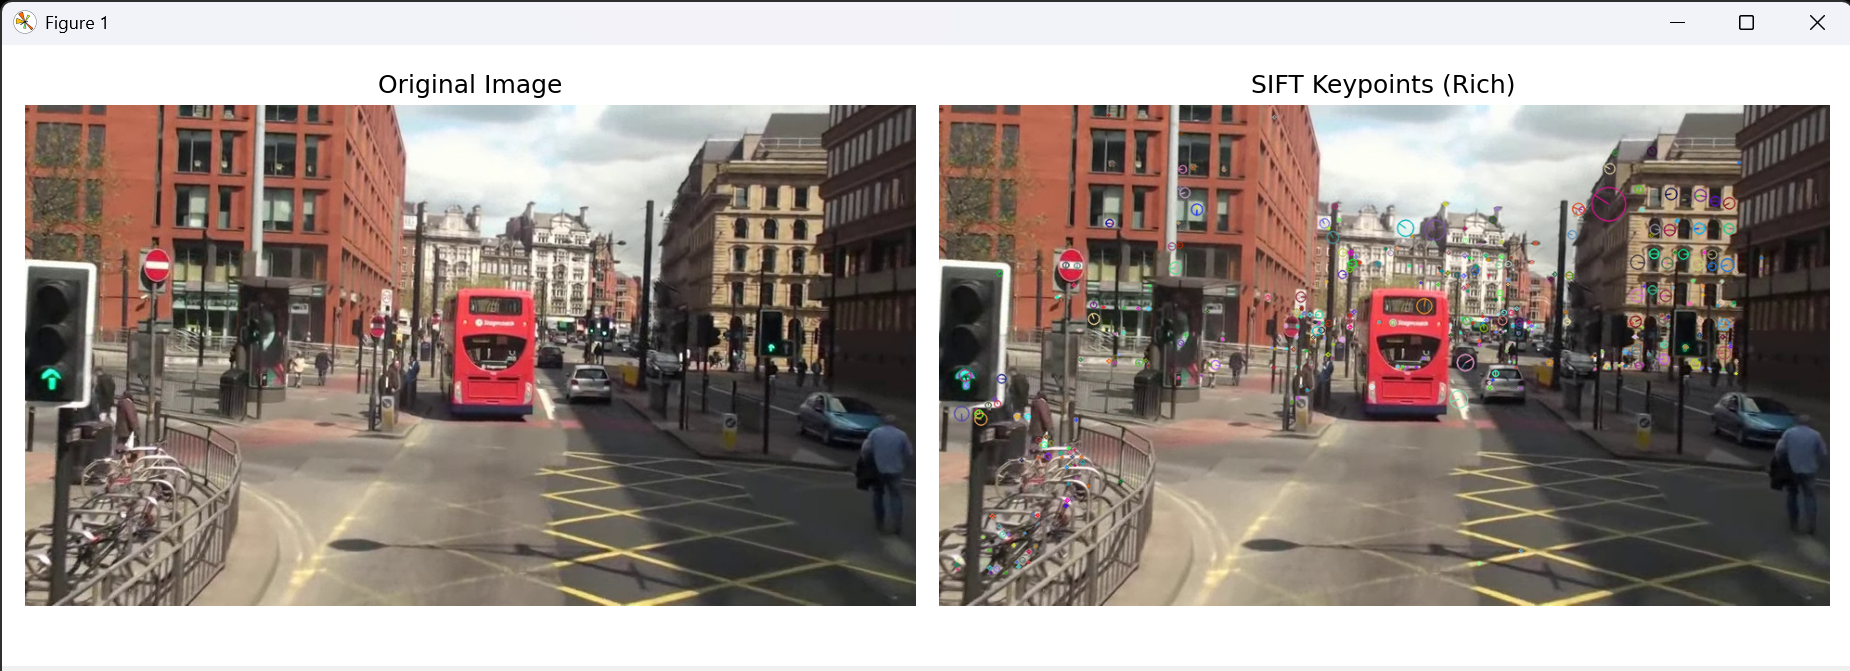

This figure's Python source:
import cv2 # 컴퓨터 비전 처리를 위한 OpenCV 라이브러리를 임포트합니다.
import matplotlib.pyplot as plt # 결과 이미지 시각화를 위해 matplotlib을 임포트합니다. 

# 1. 이미지 로드 및 전처리
# 원본 이미지를 BGR 포맷으로 읽어옵니다. (mot_color70.jpg 사용) 
img = cv2.imread('mot_color70.jpg')

# 이미지가 정상적으로 로드되었는지 확인합니다.
if img is None:
    print("Error: mot_color70.jpg 파일을 찾을 수 없습니다.") # 에러 메시지를 출력합니다.
    exit() # 프로그램 종료

# matplotlib 출력을 위해 BGR 색상 공간을 RGB 공간으로 변환합니다.
img_rgb = cv2.cvtColor(img, cv2.COLOR_BGR2RGB)
# 특징점 검출의 효율성을 위해 그레이스케일 이미지로 변환합니다.
gray = cv2.cvtColor(img, cv2.COLOR_BGR2GRAY)

# 2. SIFT 특징점 검출
# cv.SIFT_create()를 사용하여 SIFT 객체를 생성합니다.  
# 특징점이 너무 많아지는 것을 방지하기 위해 nfeatures 값을 조정하여 최대 500개로 제한합니다. 
sift = cv2.SIFT_create(nfeatures=500)

# detectAndCompute()를 사용하여 그레이스케일 이미지에서 SIFT 특징점(keypoints)과 디스크립터(descriptors)를 검출합니다. 
keypoints, descriptors = sift.detectAndCompute(gray, None)

# 3. 특징점 시각화
# cv.drawKeypoints()를 사용하여 특징점을 이미지에 시각화합니다. 
# flags=cv.DRAW_MATCHES_FLAGS_DRAW_RICH_KEYPOINTS를 설정하여 특징점의 방향과 크기(스케일)를 표시합니다. 
img_with_keypoints = cv2.drawKeypoints(img_rgb, keypoints, None, flags=cv2.DRAW_MATCHES_FLAGS_DRAW_RICH_KEYPOINTS)

# 4. 결과 출력
# matplotlib을 이용하여 원본 이미지와 특징점이 시각화된 이미지를 나란히 출력하기 위한 Figure를 생성합니다. 
fig, axes = plt.subplots(1, 2, figsize=(12, 6))

# 첫 번째 서브플롯에 원본 RGB 이미지를 출력합니다.
axes[0].imshow(img_rgb)
axes[0].set_title('Original Image') # 첫 번째 이미지의 제목을 설정합니다.
axes[0].axis('off') # 축 눈금을 숨깁니다.

# 두 번째 서브플롯에 특징점이 그려진 이미지를 출력합니다.
axes[1].imshow(img_with_keypoints)
axes[1].set_title('SIFT Keypoints (Rich)') # 두 번째 이미지의 제목을 설정합니다.
axes[1].axis('off') # 축 눈금을 숨깁니다.

# 그래프 간의 간격을 자동으로 조절하여 깔끔하게 표시합니다.
plt.tight_layout()
# 화면에 최종 결과 그래프를 띄웁니다.
plt.show()
